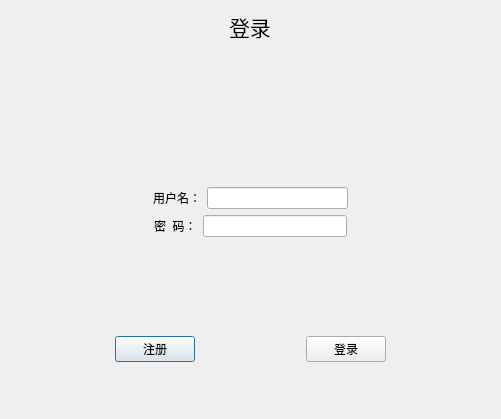
<?xml version="1.0" encoding="UTF-8"?>
<ui version="4.0">
 <class>sign</class>
 <widget class="QDialog" name="sign">
  <property name="geometry">
   <rect>
    <x>0</x>
    <y>0</y>
    <width>501</width>
    <height>419</height>
   </rect>
  </property>
  <property name="windowTitle">
   <string>登录</string>
  </property>
  <property name="styleSheet">
   <string notr="true">#sign {
border-image: url(:/sign.jpg);
}</string>
  </property>
  <layout class="QGridLayout" name="gridLayout">
   <item row="3" column="0">
    <spacer name="verticalSpacer_4">
     <property name="orientation">
      <enum>Qt::Vertical</enum>
     </property>
     <property name="sizeHint" stdset="0">
      <size>
       <width>20</width>
       <height>40</height>
      </size>
     </property>
    </spacer>
   </item>
   <item row="6" column="0">
    <spacer name="verticalSpacer">
     <property name="orientation">
      <enum>Qt::Vertical</enum>
     </property>
     <property name="sizeHint" stdset="0">
      <size>
       <width>20</width>
       <height>40</height>
      </size>
     </property>
    </spacer>
   </item>
   <item row="1" column="0">
    <spacer name="verticalSpacer_2">
     <property name="orientation">
      <enum>Qt::Vertical</enum>
     </property>
     <property name="sizeHint" stdset="0">
      <size>
       <width>20</width>
       <height>40</height>
      </size>
     </property>
    </spacer>
   </item>
   <item row="9" column="0">
    <spacer name="verticalSpacer_3">
     <property name="orientation">
      <enum>Qt::Vertical</enum>
     </property>
     <property name="sizeHint" stdset="0">
      <size>
       <width>20</width>
       <height>40</height>
      </size>
     </property>
    </spacer>
   </item>
   <item row="2" column="0">
    <spacer name="verticalSpacer_5">
     <property name="orientation">
      <enum>Qt::Vertical</enum>
     </property>
     <property name="sizeHint" stdset="0">
      <size>
       <width>20</width>
       <height>40</height>
      </size>
     </property>
    </spacer>
   </item>
   <item row="0" column="0">
    <layout class="QHBoxLayout" name="horizontalLayout_4">
     <item alignment="Qt::AlignHCenter">
      <widget class="QLabel" name="signLabel">
       <property name="font">
        <font>
         <family>AcadEref</family>
         <pointsize>16</pointsize>
        </font>
       </property>
       <property name="text">
        <string>登录</string>
       </property>
      </widget>
     </item>
    </layout>
   </item>
   <item row="5" column="0">
    <layout class="QHBoxLayout" name="horizontalLayout_2">
     <item>
      <spacer name="horizontalSpacer_4">
       <property name="orientation">
        <enum>Qt::Horizontal</enum>
       </property>
       <property name="sizeHint" stdset="0">
        <size>
         <width>40</width>
         <height>20</height>
        </size>
       </property>
      </spacer>
     </item>
     <item>
      <widget class="QLabel" name="usrPasswdLabel">
       <property name="text">
        <string>密  码：</string>
       </property>
      </widget>
     </item>
     <item>
      <widget class="QLineEdit" name="usrPasswdLineEdit">
       <property name="echoMode">
        <enum>QLineEdit::Password</enum>
       </property>
      </widget>
     </item>
     <item>
      <spacer name="horizontalSpacer_5">
       <property name="orientation">
        <enum>Qt::Horizontal</enum>
       </property>
       <property name="sizeHint" stdset="0">
        <size>
         <width>40</width>
         <height>20</height>
        </size>
       </property>
      </spacer>
     </item>
    </layout>
   </item>
   <item row="8" column="0">
    <layout class="QHBoxLayout" name="horizontalLayout_3">
     <item>
      <spacer name="horizontalSpacer">
       <property name="orientation">
        <enum>Qt::Horizontal</enum>
       </property>
       <property name="sizeHint" stdset="0">
        <size>
         <width>40</width>
         <height>20</height>
        </size>
       </property>
      </spacer>
     </item>
     <item>
      <widget class="QPushButton" name="registerPushButton">
       <property name="text">
        <string>注册</string>
       </property>
      </widget>
     </item>
     <item>
      <spacer name="horizontalSpacer_3">
       <property name="orientation">
        <enum>Qt::Horizontal</enum>
       </property>
       <property name="sizeHint" stdset="0">
        <size>
         <width>40</width>
         <height>20</height>
        </size>
       </property>
      </spacer>
     </item>
     <item>
      <widget class="QPushButton" name="signPushButton">
       <property name="text">
        <string>登录</string>
       </property>
      </widget>
     </item>
     <item>
      <spacer name="horizontalSpacer_2">
       <property name="orientation">
        <enum>Qt::Horizontal</enum>
       </property>
       <property name="sizeHint" stdset="0">
        <size>
         <width>40</width>
         <height>20</height>
        </size>
       </property>
      </spacer>
     </item>
    </layout>
   </item>
   <item row="4" column="0">
    <layout class="QHBoxLayout" name="horizontalLayout">
     <item>
      <spacer name="horizontalSpacer_6">
       <property name="orientation">
        <enum>Qt::Horizontal</enum>
       </property>
       <property name="sizeHint" stdset="0">
        <size>
         <width>40</width>
         <height>20</height>
        </size>
       </property>
      </spacer>
     </item>
     <item>
      <widget class="QLabel" name="usrNameLabel">
       <property name="text">
        <string>用户名：</string>
       </property>
      </widget>
     </item>
     <item>
      <widget class="QLineEdit" name="usrNameLineEdit"/>
     </item>
     <item>
      <spacer name="horizontalSpacer_7">
       <property name="orientation">
        <enum>Qt::Horizontal</enum>
       </property>
       <property name="sizeHint" stdset="0">
        <size>
         <width>40</width>
         <height>20</height>
        </size>
       </property>
      </spacer>
     </item>
    </layout>
   </item>
   <item row="7" column="0">
    <spacer name="verticalSpacer_6">
     <property name="orientation">
      <enum>Qt::Vertical</enum>
     </property>
     <property name="sizeHint" stdset="0">
      <size>
       <width>20</width>
       <height>40</height>
      </size>
     </property>
    </spacer>
   </item>
  </layout>
 </widget>
 <layoutdefault spacing="6" margin="11"/>
 <resources/>
 <connections/>
</ui>
